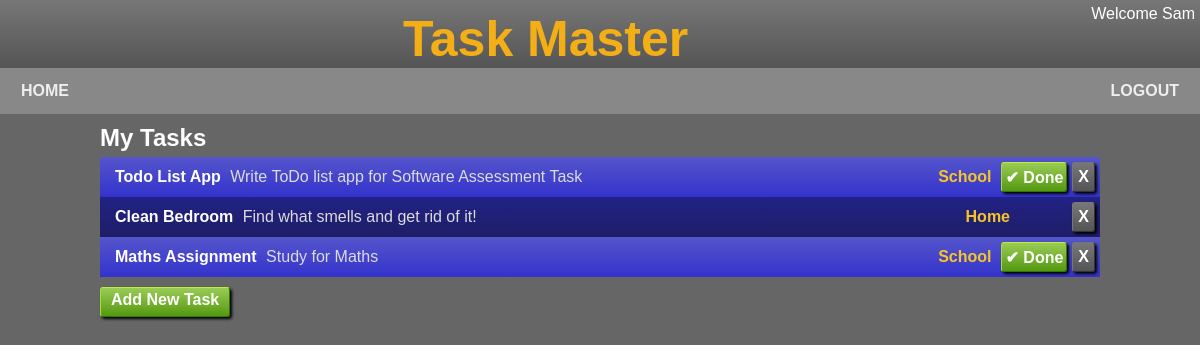
Before: /index (signed in) with the older database file.
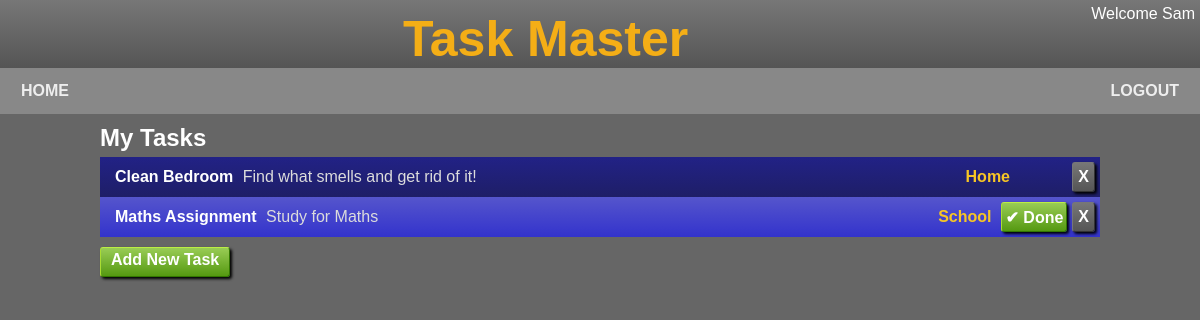
After: the same page with the newer database file.
### app/models/user.py (models this page shows, shortened)
class User(UserMixin, db.Model):
  id = db.Column(db.Integer, primary_key=True)
  username = db.Column(db.String(32), index=True, unique=True)
  display_name = db.Column(db.String(32))
  school_id = db.Column(db.Integer)
  access = db.Column(db.Integer, default=ACCESS['basic'])
  email = db.Column(db.String(120), index=True, unique=True)
  email_verified = db.Column(db.Integer)
  password_hash = db.Column(db.String(128))
  last_seen = db.Column(db.DateTime)
  created_at = db.Column(db.DateTime, default=db.func.datetime('now')) #default=db.func.utc_timestamp())
  last_modified = db.Column(db.DateTime, default=db.func.datetime('now'), onupdate=db.func.datetime('now')) #, default=db.func.utc_timestamp(), onupdate=db.func.utc_timestamp())
  tasks = db.relationship('Task', backref='user', lazy=True)
  def update_last_seen(self):
    last_seen = self.last_seen if self.last_seen else datetime.fromtimestamp(0)
    if (datetime.utcnow() - last_seen).total_seconds() > 600:  # More than 10 minutes ago
     self.last_seen = datetime.utcnow()
     db.session.commit()

### app/models/task.py (models this page shows, shortened)
class Task(db.Model):
  id = db.Column(db.Integer, primary_key=True)
  user_id = db.Column(db.Integer, db.ForeignKey('user.id'))
  name = db.Column(db.String(32))
  description = db.Column(db.String(250))
  category = db.Column(db.String(10))
  status = db.Column(db.Integer,default=STS_NEW)
  due_by = db.Column(db.DateTime)
  created_at = db.Column(db.DateTime, default=db.func.datetime('now'))
  def is_outstanding(self):
    return self.status < STS_COMPLETED

### app/main/main_routes.py (the view)
@bp.route('/')
@bp.route('/index')
def home():
    if not current_user.is_authenticated:
      return redirect(url_for('.login'))
    return render_template('index.html', title='Home')

### app/main/__init__.py (called while the page is built)
def init_app(app):
    app.register_blueprint(bp)
    app.register_error_handler(403, error_forbidden)
    app.jinja_options['finalize'] = lambda x: x if x is not None else '' #prevent Jinja from printing None
    login.login_view = 'main.login'
    login.init_app(app)
    @app.context_processor
    def inject_default_template_variables():
         return dict(h=helpers)
    @app.before_request
    def update_last_seen():
      if current_user.is_authenticated:
        current_user.update_last_seen()

### app/models/user.py (called while the page is built)
@login.user_loader
def load_user(id):
  return User.query.get(int(id))

### app/templates/index.html
{% extends "base.html" %}
{% block head %}
  <link rel="stylesheet" href="{{ url_for('static', filename='tasks.css') }}">
{% endblock %}
{% block content %}
  <h2>My Tasks</h2>
  <div class="tasks">
    {% for task in current_user.tasks %}
      {% if task.is_outstanding() %}
        <a class="task sts-sts-{{task.status}}" href="{{ url_for('main.edit_task', id=task.id) }}">
      {% else %}
        <div class="task sts-{{task.status}}">
      {% endif %}
        <div class="task-info">
          <div class="task-name">
            {{ task.name }}
          </div>
          <div class="task-description">
            {{ task.description }}
          </div>
      </div>
        <div class="task-category">
          {{ task.category }}
        </div>
        <div class="task-btns">
          <form action="{{ url_for('main.delete_task', id=task.id) }}" method="POST">
              <input class="delete" type="submit" value="X" onclick="return confirm('Delete Task {{task.name}}\n.Are You Sure?')">
          </form>
          {% if task.is_outstanding() %}
            <form action="{{ url_for('main.complete_task', id=task.id) }}" method="POST">
              <input class="done" type="submit" value="&#x2714 Done">
            </form>
          {% endif %}
        </div>
      {% if task.is_outstanding() %}
        </a>
      {% else %}
        </div>
      {% endif %}
    {% endfor %}
  </div>
  <div class="actions">
    <a href="{{ url_for('main.new_task') }}">Add New Task</a>
  </div>
{% endblock %}

### app/templates/base.html (shortened to what this page needs)
 <!DOCTYPE html>
<html xmlns="http://www.w3.org/1999/xhtml" lang="en" xml:lang="en">
  <head>
    <link rel="stylesheet" href="{{ url_for('static', filename='base.css') }}">
    {% block head %}{% endblock %}
  </head>
  <body>
    {% include '_header.html' %}
    <div id="page">
      {% block content %}{% endblock %}
    </div>
   </body>
</html>

### app/templates/_header.html
<div id="header">
  <div id="userinfo">
    {% if current_user.is_authenticated %}
      <div id="user">Welcome {{current_user.display_name }}</div>
    {% endif %}
  </div>
  <span class="title">Task Master</span>
</div>
<div id="menubar">
  <ul>
    {% if not current_user.is_anonymous %}
      <li><a href="{{ url_for('.home') }}">HOME</a></li>
      <li class="right"><a href="{{ url_for('main.logout') }}">LOGOUT</a></li>
    {% endif %}
  </ul>
</div>

### app/static/base.css (style rules this page uses)
* { margin: 0px; padding: 0px; box-sizing: border-box; }
body { color: #fff; background: #666; font-family: Arial, Helvetica, sans-serif; }
#header { overflow: hidden; background: linear-gradient(#777, #555); text-align: center; }
#header .title { color: rgb(244, 174, 22); font-family: Arial, Helvetica, sans-serif; font-weight: bold; font-size: 50px; display: inline-block; margin-top: 10px; }
#userinfo { float:right; text-align:right; margin-top: 5px; margin-right: 5px; }
#menubar { font-family: Arial, Helvetica, sans-serif; font-weight: bold; color: #eee; background: #888; }
#menubar ul { list-style-type: none; overflow: hidden; margin: 0; padding: 0; }
#menubar li { display: inline-block; padding: 14px 5px; text-align: center; }
#menubar li.right { float: right; }
#menubar li a { text-decoration: none; padding: 10px 16px; color: #eee; }
#page { max-width: 1000px; margin: auto; }

### app/static/tasks.css (style rules this page uses)
.tasks { flex: 1; }
.task { min-height: 40px; display: flex; align-items: center; background:#666; }
h2 { padding-top: 10px; padding-bottom: 5px; }
.task { background: linear-gradient(#55c,#33c); }
.task.sts-1 { background: linear-gradient(rgb(34, 34, 134), rgb(30, 30, 103)); }
.task-info { padding-left: 10px; flex: 1; }
.task-name { display: inline-block; padding-left: 5px; color: #fff; font-weight: bold; }
.task-description { display: inline-block; padding-left: 5px; padding-top: 5px; padding-bottom: 5px; color: #dcdcdc; }
.task-category { margin-right: 10px; color: #f6c525; font-weight: bold; padding-left: 10px; }
.task-btns { min-width: 80px; }
.task-btns form { display: inline; float: right; margin-right: 5px; }
.task-btns input[type=submit] { display: inline-block; font: inherit; font-size: 16px; font-weight: bold; padding: 0px 3px; height: 30px; border-radius: 3px; border-top: 1px solid #be4; border-left: 1px solid #ad3; border-right: 1px solid #370; border-bottom: 1px solid #370; background: #7a3; background: linear-gradient(#9c5, #591); box-shadow: rgba(0,0,0,1) 2px 2px 3px; text-align: center; color: #fff; }
.task-btns input[type=submit].delete { padding-left: 5px; padding-right: 5px; border-top: 1px solid #777; border-left: 1px solid #777; border-right: 1px solid #333; border-bottom: 1px solid #333; background: #7a3; background: linear-gradient(#777, #555); }
a.task { text-decoration: none; }
.actions { margin-top: 10px; }
.actions a { text-decoration: none; display: inline-block; font: inherit; font-size: 16px; font-weight: bold; padding: 3px 10px; height: 30px; border-radius: 3px; border-top: 1px solid #be4; border-left: 1px solid #ad3; border-right: 1px solid #370; border-bottom: 1px solid #370; background: #7a3; background: linear-gradient(#9c5, #591); box-shadow: rgba(0,0,0,1) 2px 2px 3px; text-align: center; color: #fff; }

Changed rows visible on the page:
removed Task: name "Todo List App", description "Write ToDo list app for Software Assessment Task", category "School"
